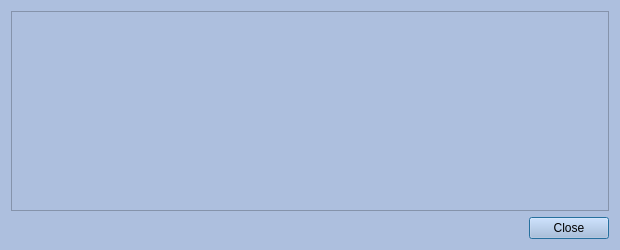
<?xml version="1.0" encoding="UTF-8"?>
<ui version="4.0">
 <class>TransactionDescDialog</class>
 <widget class="QDialog" name="TransactionDescDialog">
  <property name="geometry">
   <rect>
    <x>0</x>
    <y>0</y>
    <width>620</width>
    <height>250</height>
   </rect>
  </property>
  <property name="windowTitle">
   <string notr="true">Transaction details</string>
  </property>
  <property name="styleSheet">
   <string notr="true">background-color: rgb(173, 191, 222);
color: rgb(0, 0, 0);</string>
  </property>
  <layout class="QVBoxLayout" name="verticalLayout">
   <item>
    <widget class="QTextEdit" name="detailText">
     <property name="toolTip">
      <string>This pane shows a detailed description of the transaction</string>
     </property>
     <property name="readOnly">
      <bool>true</bool>
     </property>
    </widget>
   </item>
   <item>
    <widget class="QDialogButtonBox" name="buttonBox">
     <property name="orientation">
      <enum>Qt::Horizontal</enum>
     </property>
     <property name="standardButtons">
      <set>QDialogButtonBox::Close</set>
     </property>
    </widget>
   </item>
  </layout>
 </widget>
 <resources/>
 <connections>
  <connection>
   <sender>buttonBox</sender>
   <signal>accepted()</signal>
   <receiver>TransactionDescDialog</receiver>
   <slot>accept()</slot>
   <hints>
    <hint type="sourcelabel">
     <x>20</x>
     <y>20</y>
    </hint>
    <hint type="destinationlabel">
     <x>20</x>
     <y>20</y>
    </hint>
   </hints>
  </connection>
  <connection>
   <sender>buttonBox</sender>
   <signal>rejected()</signal>
   <receiver>TransactionDescDialog</receiver>
   <slot>reject()</slot>
   <hints>
    <hint type="sourcelabel">
     <x>20</x>
     <y>20</y>
    </hint>
    <hint type="destinationlabel">
     <x>20</x>
     <y>20</y>
    </hint>
   </hints>
  </connection>
 </connections>
</ui>
